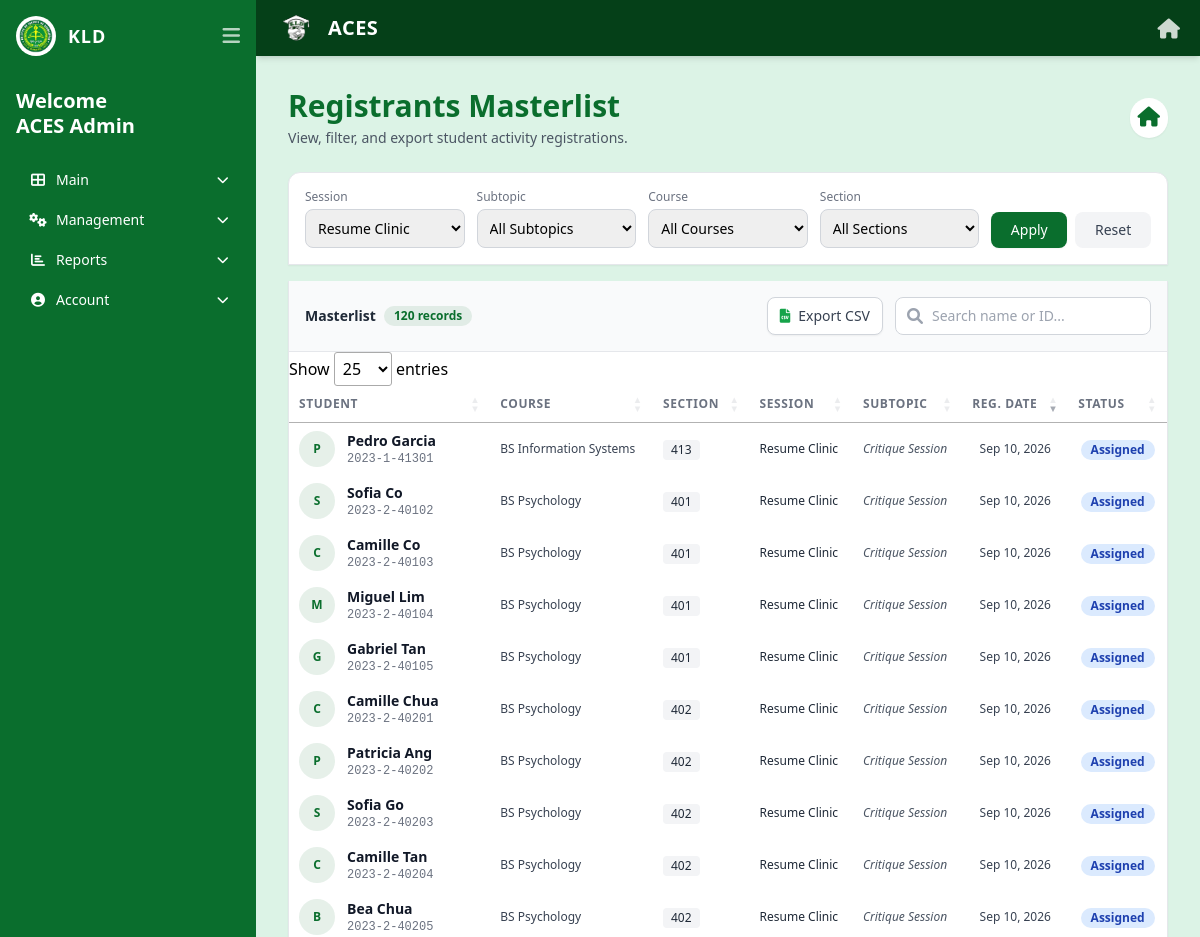
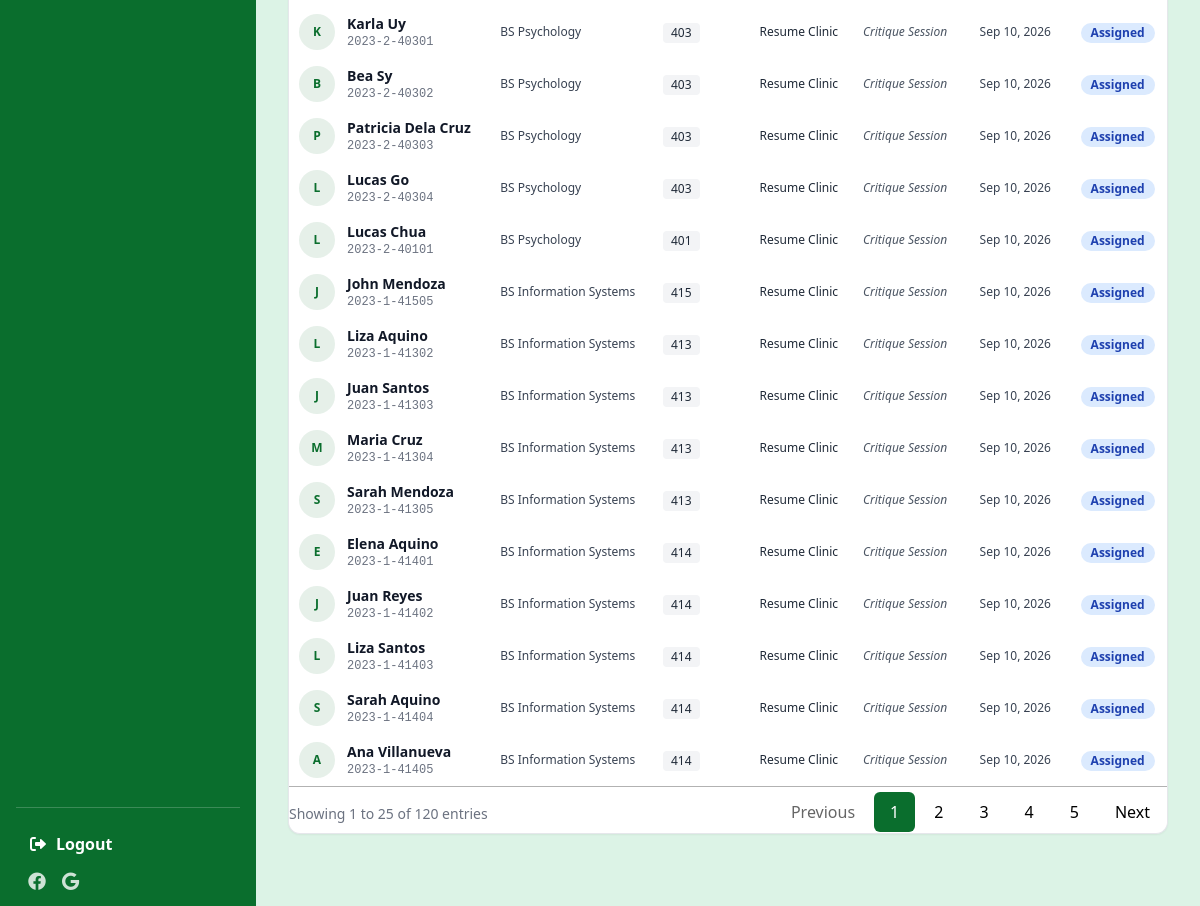
The app's page /staff/registrants.php?session_id=5 (signed in) with its own data (2 pictures, top to bottom).
### tables this page shows
CREATE TABLE `users` (
  `user_id` int(11) NOT NULL,
  `email` varchar(100) NOT NULL,
  `password_hash` varchar(255) NOT NULL,
  `is_verified` tinyint(1) NOT NULL DEFAULT 0,
  `verification_token` varchar(64) DEFAULT NULL,
  `verification_expires` datetime DEFAULT NULL,
  `reset_token` varchar(64) DEFAULT NULL,
  `reset_expires` datetime DEFAULT NULL,
  `full_name` varchar(100) NOT NULL,
  `role` enum('student','staff') NOT NULL,
  `staff_role` varchar(50) DEFAULT NULL,
  `is_active` tinyint(1) NOT NULL DEFAULT 1,
  `created_by` int(11) DEFAULT NULL,
  `created_at` datetime DEFAULT current_timestamp(),
  `pending_email` varchar(255) DEFAULT NULL,
  `email_change_pin` varchar(6) DEFAULT NULL,
  `email_pin_expiry` datetime DEFAULT NULL
);

CREATE TABLE `registrations` (
  `registration_id` int(11) NOT NULL,
  `student_id` varchar(50) NOT NULL,
  `session_id` int(11) NOT NULL,
  `subtopic_id` int(11) NOT NULL,
  `status` enum('pending','assigned','auto_assigned') DEFAULT 'pending',
  `registration_date` datetime DEFAULT current_timestamp(),
  `is_attended` tinyint(1) DEFAULT 0
);

CREATE TABLE `students` (
  `student_id` varchar(50) NOT NULL,
  `user_id` int(11) NOT NULL,
  `section` varchar(50) NOT NULL,
  `program` varchar(100) NOT NULL,
  `middle_name` varchar(50) DEFAULT NULL,
  `suffix` varchar(10) DEFAULT NULL,
  `telephone` varchar(20) DEFAULT NULL,
  `mobile` varchar(20) DEFAULT NULL,
  `username` varchar(50) DEFAULT NULL,
  `is_deleted` tinyint(1) DEFAULT 0
);

CREATE TABLE `sessions` (
  `session_id` int(11) NOT NULL,
  `title` varchar(100) NOT NULL,
  `phase` enum('Preparation','Pre-Employment','Career Fair') NOT NULL,
  `date` date NOT NULL,
  `start_time` time NOT NULL,
  `end_time` time NOT NULL,
  `description` text DEFAULT NULL,
  `image_path` varchar(255) DEFAULT NULL,
  `created_by` int(11) NOT NULL,
  `proctor` varchar(100) DEFAULT 'TBA',
  `location` varchar(200) DEFAULT 'TBA',
  `is_deleted` tinyint(1) DEFAULT 0,
  `allow_multiple` tinyint(1) NOT NULL DEFAULT 0
);

CREATE TABLE `subtopics` (
  `subtopic_id` int(11) NOT NULL,
  `session_id` int(11) NOT NULL,
  `title` varchar(100) NOT NULL,
  `description` text DEFAULT NULL,
  `image_path` varchar(255) DEFAULT NULL,
  `capacity` int(11) DEFAULT 30,
  `deadline` datetime DEFAULT NULL,
  `subtopic_date` date DEFAULT NULL,
  `subtopic_start_time` time DEFAULT NULL,
  `subtopic_end_time` time DEFAULT NULL,
  `subtopic_proctor` varchar(100) DEFAULT NULL,
  `subtopic_location` varchar(200) DEFAULT NULL,
  `is_required` tinyint(1) DEFAULT 0,
  `required_for` text DEFAULT NULL,
  `visible_for` text DEFAULT NULL,
  `visible_courses` text DEFAULT NULL,
  `required_courses` text DEFAULT NULL,
  `is_deleted` tinyint(1) DEFAULT 0,
  `attendance_type` enum('physical','module') DEFAULT 'physical'
);

### includes/auth.php (called while the page is built, shortened)
<?php
function isViewer() {
    $role = $_SESSION['staff_role'] ?? 'viewer';
    return $role === 'viewer' || $role === '' || $role === null;
}
?>

### staff/registrants.php (the view, shortened to what this page needs)
<?php
require_once __DIR__ . '/../includes/auth.php';
$stmt = $pdo->prepare("SELECT full_name FROM users WHERE user_id = ?");
$stmt->execute([$_SESSION['user_id']]);
$staff = $stmt->fetch();
$staff_name = $staff['full_name'];
$sessions = $pdo->query("SELECT session_id, title FROM sessions WHERE is_deleted = 0 ORDER BY title")->fetchAll();
$sql = "SELECT r.registration_id, r.student_id, r.status, r.registration_date,
               u.full_name, st.program, st.section,
               sub.title as subtopic_title, sub.subtopic_id,
               sess.title as session_title, sess.session_id
        FROM registrations r
        JOIN students st ON r.student_id = st.student_id
        JOIN users u ON st.user_id = u.user_id
        JOIN subtopics sub ON r.subtopic_id = sub.subtopic_id
        JOIN sessions sess ON r.session_id = sess.session_id
        WHERE 1=1";
$params = [];
if (!empty($_GET['session_id'])) { $sql .= " AND r.session_id = ?"; $params[] = $_GET['session_id']; }
$sql .= " ORDER BY r.registration_date DESC";
$stmt = $pdo->prepare($sql);
$stmt->execute($params);
$registrants = $stmt->fetchAll();
?>
<!DOCTYPE html>
<html lang="en" class="h-full">
<head>
    <link rel="stylesheet" href="../assets/css/tailwind.css">
    <link rel="stylesheet" href="https://cdnjs.cloudflare.com/ajax/libs/font-awesome/6.0.0/css/all.min.css">
    <link rel="stylesheet" href="https://cdn.datatables.net/1.13.4/css/jquery.dataTables.min.css">
</head>
<body class="bg-[#dcf3e6] font-sans h-screen flex flex-col md:flex-row">
<?php include '../includes/staff_sidebar.php'; ?>
<div class="flex-1 flex flex-col overflow-hidden">
    <?php include '../includes/header.php'; ?>
    <main class="flex-1 p-4 md:p-8 overflow-y-auto no-scrollbar">
        <div class="flex flex-col md:flex-row justify-between items-start md:items-center mb-6 gap-4">
            <div>
                <h1 class="text-3xl font-bold text-[#0a6e2d]">Registrants Masterlist</h1>
                <p class="text-sm text-gray-600 mt-1">View, filter, and export student activity registrations.</p>
            </div>
            <a href="dashboard.php" class="text-[#0a6e2d] bg-white p-2 rounded-full shadow-sm hover:shadow-md transition-shadow">
                <i class="fa-solid fa-house text-xl"></i>
            </a>
        </div>
        <div class="bg-white p-4 rounded-t-xl border border-gray-200 shadow-sm mb-4">
            <form method="GET" class="grid grid-cols-1 md:grid-cols-2 lg:grid-cols-5 gap-3">
                <div>
                    <label class="block text-xs font-medium text-gray-500 mb-1">Session</label>
                    <select name="session_id" class="w-full border border-gray-300 rounded-lg p-2 text-sm focus:ring-[#0a6e2d] focus:border-[#0a6e2d]">
                        <?php foreach ($sessions as $s): ?>
                            <option value="<?= $s['session_id'] ?>" <?= isset($_GET['session_id']) && $_GET['session_id'] == $s['session_id'] ? 'selected' : '' ?>><?= htmlspecialchars($s['title']) ?></option>
                        <?php endforeach; ?>
                    </select>
                </div>
                <div>
                    <label class="block text-xs font-medium text-gray-500 mb-1">Subtopic</label>
                    <select name="subtopic_id" class="w-full border border-gray-300 rounded-lg p-2 text-sm focus:ring-[#0a6e2d] focus:border-[#0a6e2d]">
                        <option value="">All Subtopics</option>
                    </select>
                </div>
                <div>
                    <label class="block text-xs font-medium text-gray-500 mb-1">Course</label>
                    <select name="course" class="w-full border border-gray-300 rounded-lg p-2 text-sm focus:ring-[#0a6e2d] focus:border-[#0a6e2d]">
                        <option value="">All Courses</option>
                    </select>
                </div>
                <div>
                    <label class="block text-xs font-medium text-gray-500 mb-1">Section</label>
                    <select name="section" class="w-full border border-gray-300 rounded-lg p-2 text-sm focus:ring-[#0a6e2d] focus:border-[#0a6e2d]">
                        <option value="">All Sections</option>
                    </select>
                </div>
                <div class="flex items-end gap-2">
                    <button type="submit" class="bg-[#0a6e2d] hover:bg-[#054018] text-white px-4 py-2 rounded-lg text-sm font-medium transition-colors w-full shadow-sm">Apply</button>
                    <a href="registrants.php" class="bg-gray-100 hover:bg-gray-200 text-gray-700 px-4 py-2 rounded-lg text-sm font-medium transition-colors w-full text-center">Reset</a>
                </div>
            </form>
        </div>
        <div class="bg-white rounded-b-xl shadow-sm border border-t-0 border-gray-200 overflow-hidden mb-10">
            <div class="p-4 border-b border-gray-200 flex flex-col md:flex-row md:items-center justify-between gap-4 bg-gray-50">
                <div class="flex items-center gap-2">
                    <span class="text-sm font-bold text-gray-800">Masterlist</span>
                    <span class="bg-[#0a6e2d]/10 text-[#0a6e2d] py-0.5 px-2.5 rounded-full text-xs font-bold"><?= count($registrants) ?> records</span>
                </div>
                <div class="flex items-center gap-3">
                    <a href="export_registrants_csv.php?<?= http_build_query($_GET) ?>" class="bg-white border border-gray-300 text-gray-700 hover:bg-gray-50 px-3 py-2 rounded-lg text-sm font-medium transition-colors shadow-sm flex items-center gap-2">
                        <i class="fas fa-file-csv text-green-600"></i> Export CSV
                    </a>
                    <div class="relative w-full md:w-64">
                        <i class="fas fa-search absolute left-3 top-1/2 transform -translate-y-1/2 text-gray-400"></i>
                        <input type="text" id="searchInput" placeholder="Search name or ID..." class="w-full pl-9 pr-4 py-2 border border-gray-300 rounded-lg text-sm focus:ring-[#0a6e2d] focus:border-[#0a6e2d]">
                    </div>
                </div>
            </div>
            <div class="overflow-x-auto">
                <table id="registrantsTable" class="min-w-full text-left text-sm whitespace-nowrap">
                    <thead class="bg-white border-b border-gray-200">
                        <tr class="text-gray-500 font-semibold uppercase tracking-wider text-xs">
                            <th class="py-4 px-6">Student</th>
                            <th class="py-4 px-4">Course</th>
                            <th class="py-4 px-4">Section</th>
                            <th class="py-4 px-4">Session</th>
                            <th class="py-4 px-4">Subtopic</th>
                            <th class="py-4 px-4 text-center">Reg. Date</th>
                            <th class="py-4 px-6 text-center">Status</th>
                        </tr>
                    </thead>
                    <tbody class="divide-y divide-gray-100 text-gray-700 bg-white">
                        <?php foreach ($registrants as $reg): ?>
                            <tr class="hover:bg-gray-50 transition-colors duration-150">
                                <td class="py-4 px-6">
                                    <div class="flex items-center gap-3">
                                        <div class="h-9 w-9 flex-shrink-0 rounded-full bg-[#0a6e2d]/10 text-[#0a6e2d] flex items-center justify-center font-bold text-xs">
                                            <?= strtoupper(substr($reg['full_name'], 0, 1)) ?>
                                        </div>
                                        <div>
                                            <div class="text-sm font-bold text-gray-900"><?= htmlspecialchars($reg['full_name']) ?></div>
                                            <div class="text-xs text-gray-500 font-mono"><?= htmlspecialchars($reg['student_id']) ?></div>
                                        </div>
                                    </div>
                                </td>
                                <td class="py-4 px-4 text-xs"><?= htmlspecialchars($reg['program']) ?></td>
                                <td class="py-4 px-4">
                                    <span class="inline-flex items-center px-2 py-0.5 rounded text-xs font-medium bg-gray-100 text-gray-800"><?= htmlspecialchars($reg['section']) ?></span>
                                </td>
                                <td class="py-4 px-4 text-xs font-medium text-gray-800"><?= htmlspecialchars($reg['session_title']) ?></td>
                                <td class="py-4 px-4 text-xs text-gray-600 italic"><?= htmlspecialchars($reg['subtopic_title']) ?></td>
                                <td class="py-4 px-4 text-center text-xs"><?= date('M d, Y', strtotime($reg['registration_date'])) ?></td>
                                <td class="py-4 px-6 text-center">
                                    <?php
                                        $statusClass = 'bg-gray-100 text-gray-800';
                                        if ($reg['status'] === 'assigned') $statusClass = 'bg-blue-100 text-blue-800';
                                        elseif ($reg['status'] === 'pending') $statusClass = 'bg-yellow-100 text-yellow-800';
                                    ?>
                                    <span class="inline-flex items-center px-2.5 py-0.5 rounded-full text-xs font-bold <?= $statusClass ?>">
                                        <?= ucfirst($reg['status']) ?>
                                    </span>
                                </td>
                            </tr>
                        <?php endforeach; ?>
                    </tbody>
                </table>
            </div>
        </div>
    </main>
</div>
</body>
</html>

### includes/staff_sidebar.php (shortened to what this page needs)
<aside id="staffSidebar" class="hidden md:flex w-64 bg-[#0a6e2d] text-white flex-col p-4 shrink-0 h-screen sticky top-0 transition-all duration-300 overflow-y-auto">
    <div>
        <div class="flex items-center justify-between mb-8">
            <div class="flex items-center gap-3" id="sidebarBrand">
                <img src="../assets/images/kld_logo.png" class="w-10 h-10 rounded-full border border-white/20 bg-white p-0.5 object-contain" alt="KLD">
                <span class="font-bold tracking-wider text-lg sidebar-text">KLD</span>
            </div>
            <button id="sidebarToggleBtn" class="text-white/70 hover:text-white text-xl focus:outline-none">
                <i class="fas fa-bars"></i>
            </button>
        </div>
        <div class="mb-6 sidebar-text">
            <h2 class="text-xl font-bold leading-tight">Welcome<br><?= htmlspecialchars($staff_name) ?></h2>
        </div>
        <nav class="space-y-1 text-sm">
            <div class="sidebar-group">
                <button class="group-header flex items-center justify-between w-full text-left text-white hover:text-green-200 hover:bg-white/10 rounded-lg px-3 py-2 transition-colors">
                    <span><i class="fas fa-th-large mr-2 w-5 text-center"></i><span class="sidebar-text">Main</span></span>
                    <i class="fas fa-chevron-down text-xs transition-transform duration-200 sidebar-text"></i>
                </button>
            </div>
            <?php if (!isViewer()): ?>
            <div class="sidebar-group">
                <button class="group-header flex items-center justify-between w-full text-left text-white hover:text-green-200 hover:bg-white/10 rounded-lg px-3 py-2 transition-colors">
                    <span><i class="fas fa-cogs mr-2 w-5 text-center"></i><span class="sidebar-text">Management</span></span>
                    <i class="fas fa-chevron-down text-xs transition-transform duration-200 sidebar-text"></i>
                </button>
            </div>
            <?php endif; ?>
            <div class="sidebar-group">
                <button class="group-header flex items-center justify-between w-full text-left text-white hover:text-green-200 hover:bg-white/10 rounded-lg px-3 py-2 transition-colors">
                    <span><i class="fas fa-chart-bar mr-2 w-5 text-center"></i><span class="sidebar-text">Reports</span></span>
                    <i class="fas fa-chevron-down text-xs transition-transform duration-200 sidebar-text"></i>
                </button>
            </div>
            <div class="sidebar-group">
                <button class="group-header flex items-center justify-between w-full text-left text-white hover:text-green-200 hover:bg-white/10 rounded-lg px-3 py-2 transition-colors">
                    <span><i class="fas fa-user-circle mr-2 w-5 text-center"></i><span class="sidebar-text">Account</span></span>
                    <i class="fas fa-chevron-down text-xs transition-transform duration-200 sidebar-text"></i>
                </button>
            </div>
        </nav>
    </div>
    <div class="mt-auto pt-4 border-t border-white/20">
        <a href="../logout.php" class="block text-white font-bold hover:text-red-300 hover:bg-white/10 rounded-lg px-3 py-2 transition-colors sidebar-text mb-2">
            <i class="fas fa-sign-out-alt mr-2 w-5 text-center"></i><span class="sidebar-text">Logout</span>
        </a>
        <div class="flex gap-4 text-lg opacity-80 sidebar-text px-3">
            <i class="fa-brands fa-facebook cursor-pointer hover:text-white"></i>
            <i class="fa-brands fa-google cursor-pointer hover:text-white"></i>
        </div>
    </div>
</aside>

### staff/registrants.php (style rules this page uses)
html, body { height: 100%; margin: 0; padding: 0; }
.no-scrollbar { -ms-overflow-style: none; scrollbar-width: none; }

### records on screen
users: full_name "ACES Admin"
registrations: users.full_name "P", users.full_name "Pedro Garcia", student "2023-1-41301", student.program "BS Information Systems", student.section "413", session.title "Resume Clinic", subtopic.title "Critique Session", registration_date "Sep 10, 2026", status "Assigned"
registrations: users.full_name "S", users.full_name "Sofia Co", student "2023-2-40102", student.program "BS Psychology", student.section "401", session.title "Resume Clinic", subtopic.title "Critique Session", registration_date "Sep 10, 2026", status "Assigned"
registrations: users.full_name "C", users.full_name "Camille Co", student "2023-2-40103", student.program "BS Psychology", student.section "401", session.title "Resume Clinic", subtopic.title "Critique Session", registration_date "Sep 10, 2026", status "Assigned"
registrations: users.full_name "M", users.full_name "Miguel Lim", student "2023-2-40104", student.program "BS Psychology", student.section "401", session.title "Resume Clinic", subtopic.title "Critique Session", registration_date "Sep 10, 2026", status "Assigned"
registrations: users.full_name "G", users.full_name "Gabriel Tan", student "2023-2-40105", student.program "BS Psychology", student.section "401", session.title "Resume Clinic", subtopic.title "Critique Session", registration_date "Sep 10, 2026", status "Assigned"
registrations: users.full_name "C", users.full_name "Camille Chua", student "2023-2-40201", student.program "BS Psychology", student.section "402", session.title "Resume Clinic", subtopic.title "Critique Session", registration_date "Sep 10, 2026", status "Assigned"
registrations: users.full_name "P", users.full_name "Patricia Ang", student "2023-2-40202", student.program "BS Psychology", student.section "402", session.title "Resume Clinic", subtopic.title "Critique Session", registration_date "Sep 10, 2026", status "Assigned"
registrations: users.full_name "S", users.full_name "Sofia Go", student "2023-2-40203", student.program "BS Psychology", student.section "402", session.title "Resume Clinic", subtopic.title "Critique Session", registration_date "Sep 10, 2026", status "Assigned"
registrations: users.full_name "C", users.full_name "Camille Tan", student "2023-2-40204", student.program "BS Psychology", student.section "402", session.title "Resume Clinic", subtopic.title "Critique Session", registration_date "Sep 10, 2026", status "Assigned"
registrations: users.full_name "B", users.full_name "Bea Chua", student "2023-2-40205", student.program "BS Psychology", student.section "402", session.title "Resume Clinic", subtopic.title "Critique Session", registration_date "Sep 10, 2026", status "Assigned"
registrations: users.full_name "K", users.full_name "Karla Uy", student "2023-2-40301", student.program "BS Psychology", student.section "403", session.title "Resume Clinic", subtopic.title "Critique Session", registration_date "Sep 10, 2026", status "Assigned"
registrations: users.full_name "B", users.full_name "Bea Sy", student "2023-2-40302", student.program "BS Psychology", student.section "403", session.title "Resume Clinic", subtopic.title "Critique Session", registration_date "Sep 10, 2026", status "Assigned"
registrations: users.full_name "P", users.full_name "Patricia Dela Cruz", student "2023-2-40303", student.program "BS Psychology", student.section "403", session.title "Resume Clinic", subtopic.title "Critique Session", registration_date "Sep 10, 2026", status "Assigned"
registrations: users.full_name "L", users.full_name "Lucas Go", student "2023-2-40304", student.program "BS Psychology", student.section "403", session.title "Resume Clinic", subtopic.title "Critique Session", registration_date "Sep 10, 2026", status "Assigned"
registrations: users.full_name "L", users.full_name "Lucas Chua", student "2023-2-40101", student.program "BS Psychology", student.section "401", session.title "Resume Clinic", subtopic.title "Critique Session", registration_date "Sep 10, 2026", status "Assigned"
registrations: users.full_name "J", users.full_name "John Mendoza", student "2023-1-41505", student.program "BS Information Systems", student.section "415", session.title "Resume Clinic", subtopic.title "Critique Session", registration_date "Sep 10, 2026", status "Assigned"
registrations: users.full_name "L", users.full_name "Liza Aquino", student "2023-1-41302", student.program "BS Information Systems", student.section "413", session.title "Resume Clinic", subtopic.title "Critique Session", registration_date "Sep 10, 2026", status "Assigned"
registrations: users.full_name "J", users.full_name "Juan Santos", student "2023-1-41303", student.program "BS Information Systems", student.section "413", session.title "Resume Clinic", subtopic.title "Critique Session", registration_date "Sep 10, 2026", status "Assigned"
registrations: users.full_name "M", users.full_name "Maria Cruz", student "2023-1-41304", student.program "BS Information Systems", student.section "413", session.title "Resume Clinic", subtopic.title "Critique Session", registration_date "Sep 10, 2026", status "Assigned"
registrations: users.full_name "S", users.full_name "Sarah Mendoza", student "2023-1-41305", student.program "BS Information Systems", student.section "413", session.title "Resume Clinic", subtopic.title "Critique Session", registration_date "Sep 10, 2026", status "Assigned"
registrations: users.full_name "E", users.full_name "Elena Aquino", student "2023-1-41401", student.program "BS Information Systems", student.section "414", session.title "Resume Clinic", subtopic.title "Critique Session", registration_date "Sep 10, 2026", status "Assigned"
registrations: users.full_name "J", users.full_name "Juan Reyes", student "2023-1-41402", student.program "BS Information Systems", student.section "414", session.title "Resume Clinic", subtopic.title "Critique Session", registration_date "Sep 10, 2026", status "Assigned"
registrations: users.full_name "L", users.full_name "Liza Santos", student "2023-1-41403", student.program "BS Information Systems", student.section "414", session.title "Resume Clinic", subtopic.title "Critique Session", registration_date "Sep 10, 2026", status "Assigned"
registrations: users.full_name "S", users.full_name "Sarah Aquino", student "2023-1-41404", student.program "BS Information Systems", student.section "414", session.title "Resume Clinic", subtopic.title "Critique Session", registration_date "Sep 10, 2026", status "Assigned"
registrations: users.full_name "A", users.full_name "Ana Villanueva", student "2023-1-41405", student.program "BS Information Systems", student.section "414", session.title "Resume Clinic", subtopic.title "Critique Session", registration_date "Sep 10, 2026", status "Assigned"

### other values on screen
count($registrants) "120"
form field session_id "Resume Clinic"
